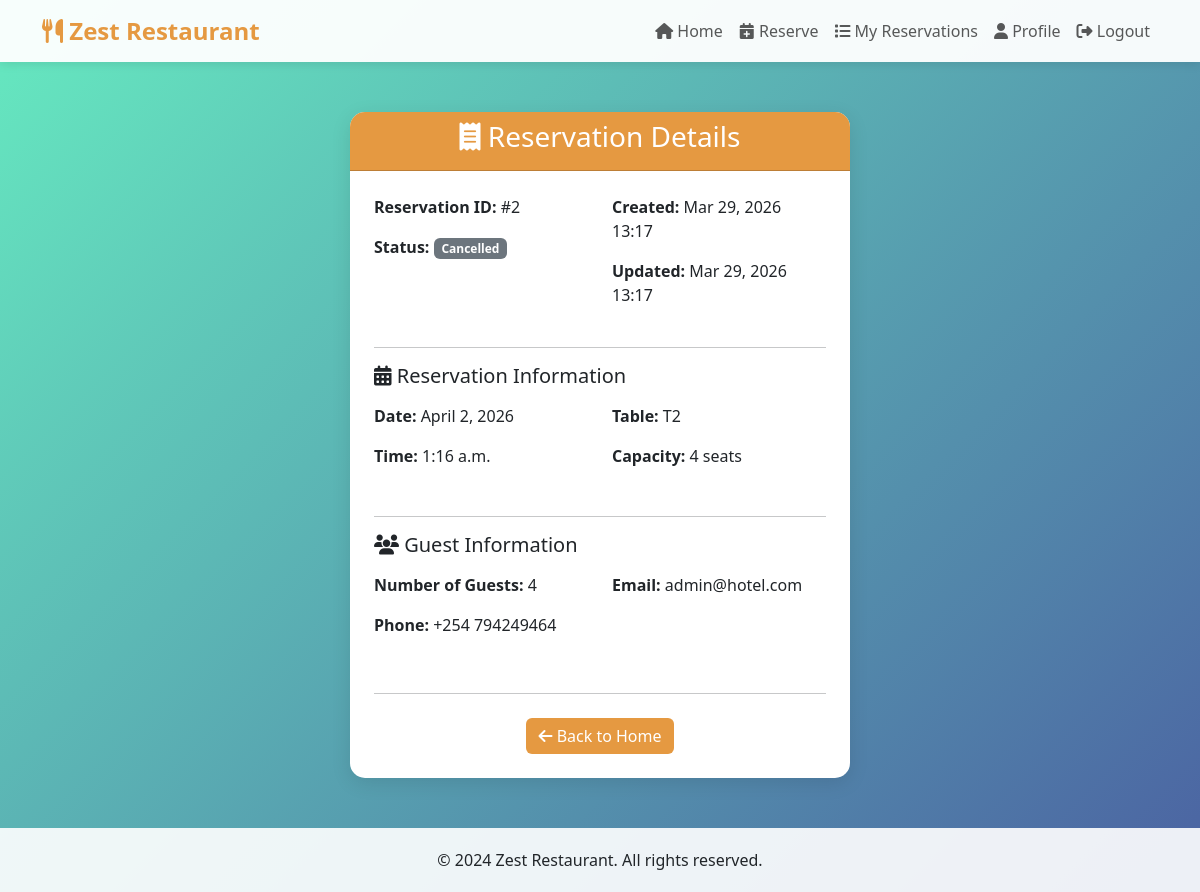
/reservation/2/ (signed in), run on the app's committed database.
### accounts/models.py (models this page shows, shortened)
class Reservation(models.Model):
    STATUS_CHOICES = [
        ('pending', 'Pending'),
        ('confirmed', 'Confirmed'),
        ('cancelled', 'Cancelled'),
        ('completed', 'Completed'),
        ('no_show', 'No Show'),
    ]
    user = models.ForeignKey(User, on_delete=models.CASCADE, related_name='reservations')
    table = models.ForeignKey(Table, on_delete=models.CASCADE, related_name='reservations')
    reservation_date = models.DateField()
    reservation_time = models.TimeField()
    number_of_guests = models.PositiveIntegerField()
    special_requests = models.TextField(blank=True, null=True)
    status = models.CharField(max_length=20, choices=STATUS_CHOICES, default='pending')
    phone_number = models.CharField(max_length=15)
    email = models.EmailField()
    created_at = models.DateTimeField(auto_now_add=True)
    updated_at = models.DateTimeField(auto_now=True)
    class Meta:
        ordering = ['-reservation_date', '-reservation_time']
        verbose_name = 'Reservation'
        verbose_name_plural = 'Reservations'
        indexes = [
            models.Index(fields=['reservation_date', 'reservation_time']),
        ]

class Table(models.Model):
    STATUS_CHOICES = [
        ('available', 'Available'),
        ('reserved', 'Reserved'),
        ('occupied', 'Occupied'),
        ('maintenance', 'Maintenance'),
    ]
    table_number = models.CharField(max_length=10, unique=True)
    capacity = models.PositiveIntegerField(default=2)
    location = models.CharField(max_length=50, default='Main Dining')
    status = models.CharField(max_length=20, choices=STATUS_CHOICES, default='available')
    is_active = models.BooleanField(default=True)
    created_at = models.DateTimeField(auto_now_add=True)
    class Meta:
        ordering = ['table_number']
        verbose_name = 'Table'
        verbose_name_plural = 'Tables'

### accounts/views.py (the view)
# urls.py: path('reservation/<int:pk>/', views.reservation_detail, name='reservation_detail'),
@login_required
def reservation_detail(request, pk):
    reservation = get_object_or_404(Reservation, pk=pk, user=request.user)
    return render(request, 'accounts/reservation_detail.html', {'reservation': reservation})

### accounts/templates/accounts/reservation_detail.html (shortened to what this page needs)
{% extends 'accounts/base.html' %}
{% block content %}
<div class="auth-container">
    <div class="card">
        <div class="card-header text-center">
            <h3><i class="fas fa-receipt"></i> Reservation Details</h3>
        </div>
        <div class="card-body p-4">
            <div class="row mb-4">
                <div class="col-md-6">
                    <p><strong>Reservation ID:</strong> #{{ reservation.pk }}</p>
                    <p><strong>Status:</strong>
                        <span class="badge bg-{% if reservation.status == 'confirmed' %}success{% elif reservation.status == 'pending' %}warning{% else %}secondary{% endif %}">
                            {{ reservation.get_status_display }}
                        </span>
                    </p>
                </div>
                <div class="col-md-6">
                    <p><strong>Created:</strong> {{ reservation.created_at|date:"M d, Y H:i" }}</p>
                    <p><strong>Updated:</strong> {{ reservation.updated_at|date:"M d, Y H:i" }}</p>
                </div>
            </div>
            <hr>
            <h5 class="mb-3"><i class="fas fa-calendar-alt"></i> Reservation Information</h5>
            <div class="row">
                <div class="col-md-6 mb-3">
                    <p><strong>Date:</strong> {{ reservation.reservation_date }}</p>
                    <p><strong>Time:</strong> {{ reservation.reservation_time }}</p>
                </div>
                <div class="col-md-6 mb-3">
                    <p><strong>Table:</strong> {{ reservation.table.table_number }}</p>
                    <p><strong>Capacity:</strong> {{ reservation.table.capacity }} seats</p>
                </div>
            </div>
            <hr>
            <h5 class="mb-3"><i class="fas fa-users"></i> Guest Information</h5>
            <div class="row">
                <div class="col-md-6 mb-3">
                    <p><strong>Number of Guests:</strong> {{ reservation.number_of_guests }}</p>
                    <p><strong>Phone:</strong> {{ reservation.phone_number }}</p>
                </div>
                <div class="col-md-6 mb-3">
                    <p><strong>Email:</strong> {{ reservation.email }}</p>
                </div>
            </div>
            <hr class="my-4">
            <div class="text-center">
                <a href="{% url 'home' %}" class="btn btn-primary">
                    <i class="fas fa-arrow-left"></i> Back to Home
                </a>
            </div>
        </div>
    </div>
</div>
{% endblock %}

### accounts/templates/accounts/base.html (style rules this page uses)
:root { --primary-color: #e59941; --secondary-color: #2c5043; --accent-color: #f39c12; }
body { font-family: 'Segoe UI', Tahoma, Geneva, Verdana, sans-serif; background: linear-gradient(135deg, #66eac0 0%, #4b62a2 100%); min-height: 100vh; }
.btn-primary { background: var(--primary-color); border: none; }
.card { border: none; border-radius: 15px; box-shadow: 0 5px 20px rgba(0,0,0,0.1); }
.card-header { background: var(--primary-color); color: white; border-radius: 15px 15px 0 0 !important; font-weight: bold; }
.auth-container { max-width: 500px; margin: 50px auto; }

### data on the page
Reservation: pk "2", status "Cancelled", created_at "Mar 29, 2026 13:17", updated_at "Mar 29, 2026 13:17", reservation_date "April 2, 2026", reservation_time "1:16 a.m.", table.table_number "T2", table.capacity "4", number_of_guests "4", phone_number "+254 794249464", email "admin@hotel.com"
